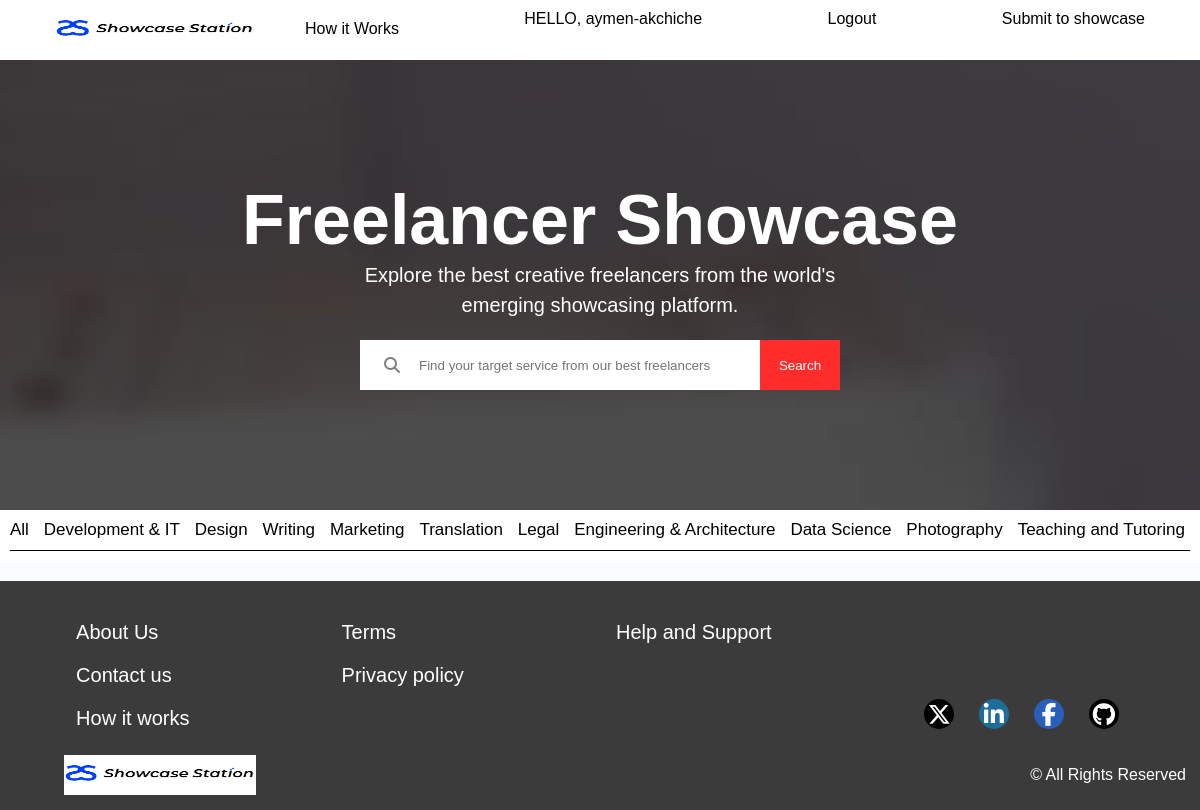
The app's page /Design and Creative/ (signed in), older data.
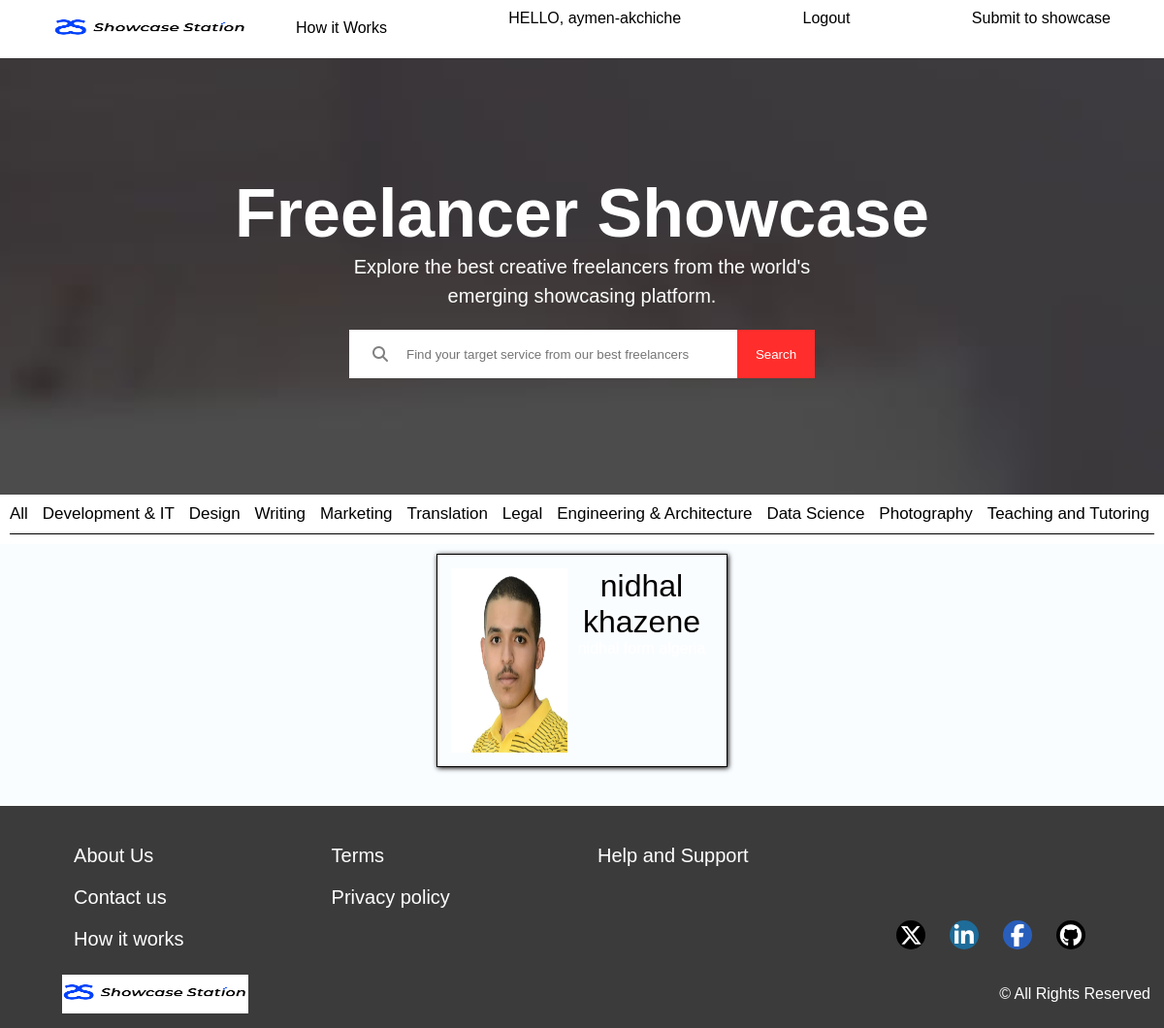
The same page, newer data.
### freelancers/models.py (models this page shows, shortened)
class Freelancer(models.Model):
    user = models.OneToOneField(User, on_delete=models.CASCADE)
    firstname = models.CharField(max_length=20)
    lastname = models.CharField(max_length=20)
    nationality = models.CharField(max_length=30)
    age = models.CharField(max_length=3)
    phone_number = models.CharField(max_length=20)
    photo_id = models.ImageField(upload_to="freelancer_photos/", blank=True, null=True)
    email = models.CharField(max_length=50)
    bio = models.CharField(max_length=200)
    description = models.CharField(max_length=4000)
    facebook_link = models.CharField(max_length=100, blank=True, null=True)
    instagram_link = models.CharField(max_length=100, blank=True, null=True)
    whatsapp_link = models.CharField(max_length=100, blank=True, null=True)
    telegram_link = models.CharField(max_length=100, blank=True, null=True)
    linkedin_link = models.CharField(max_length=100, blank=True, null=True)
    viber_link = models.CharField(max_length=100, blank=True, null=True)
    twitter_link = models.CharField(max_length=100, blank=True, null=True)
    skype_link = models.CharField(max_length=100, blank=True, null=True)
    tiktok_link = models.CharField(max_length=100, blank=True, null=True)
    youtube_link = models.CharField(max_length=100, blank=True, null=True)
    github_link = models.CharField(max_length=100, blank=True, null=True)
    behance_link = models.CharField(max_length=100, blank=True, null=True)
    categories = models.ManyToManyField("Category", related_name="freelancers")

### accounts/views.py (the view)
# urls.py: 2. Add a URL to urlpatterns:  path('', views.home, name='home')
def home(request, category=None):
    if category is not None:
        freelancers = Freelancer.objects.filter(categories__name=category)
    else:
        freelancers = Freelancer.objects.all()
    return render(request, "homepage.html", {"freelancers": freelancers})

### templates/homepage.html (shortened to what the changed rows need)
{% load static %}
<!DOCTYPE html>
<html lang="en">
<head>
    <link rel="stylesheet" href="{% static '../static/css/for_homepage1_2.css' %}">
    <link rel="stylesheet" href="https://cdnjs.cloudflare.com/ajax/libs/font-awesome/6.5.2/css/all.min.css"
 />
</head>
<body>
    <div class="first">
        <div class="head">
        </div>
        {% if user.is_authenticated %}
        <span class="links">HELLO, {{ user.username }}</span>
        <a href="{% url 'logout' %}">Logout</a>
        {% if user.freelancer %}
        <a href="{% url 'submit_portfolio' freelancer_id=user.freelancer.id %}">Submit to showcase</a>
        {% endif %}
        {% else %}
        <div class="links">
            <a href="{% url 'login' %}">Log In</a>
            <a href="{% url 'signup' %}">Sign Up</a>
        </div>
        {% endif %}
    </div>
    <div class="page">
        <h1>Freelancer Showcase</h1>
        <p>Explore the best creative freelancers from the world's
            emerging showcasing platform.</p>
        <div class="search">
        </div>
    </div>
    <div class="categories">
        <a href="{% url 'homepage' %}">All</a>
        <a href="{% url 'homepage_with_category' 'Development and IT' %}">Development & IT</a>
        <a href="{% url 'homepage_with_category' 'Design and Creative' %}">Design</a>
        <a href="{% url 'homepage_with_category' 'Writing and Copywriting' %}">Writing</a>
        <a href="{% url 'homepage_with_category' 'Sales and Marketing' %}">Marketing</a>
        <a href="{% url 'homepage_with_category' 'Translation & caption' %}">Translation</a>
        <a href="{% url 'homepage_with_category' 'Legal' %}">Legal</a>
        <a href="{% url 'homepage_with_category' 'Engineering and Architecture' %}">Engineering & Architecture</a>
        <a href="{% url 'homepage_with_category' 'Data Science and Analysis' %}">Data Science</a>
        <a href="{% url 'homepage_with_category' 'Photography' %}">Photography</a>
        <a href="{% url 'homepage_with_category' 'Teaching and Tutoring' %}">Teaching and Tutoring</a>
    </div>
    <div class="freelencers">
        {% for f in freelancers %}
        <a href="{% url 'profile' freelancer_id=f.id %}" class="profile-link">
            <div class="all">
                {% if f.photo_id %}
                <img src="{{ f.photo_id.url }}" alt="">
                {% endif %}
                <div class="description">
                    {% if f.firstname and f.lastname %}
                    <h1>{{ f.firstname }} {{ f.lastname }}</h1>
                    {% endif %}
                    {% if f.bio %}
                    <p>{{ f.bio }}</p>
                    {% endif %}
                </div>
            </div>
        </a>
        {% endfor %}
    </div>
    <footer id="footer">
        <div class="foot">
        </div>
        <div class="cont1">
        </div>
    </footer>
</body>
</html>

Row changes from the older to the newer data that the page shows:
now on this page (row edited): Freelancer: photo_id (picture), firstname "nidhal", lastname "khazene"
